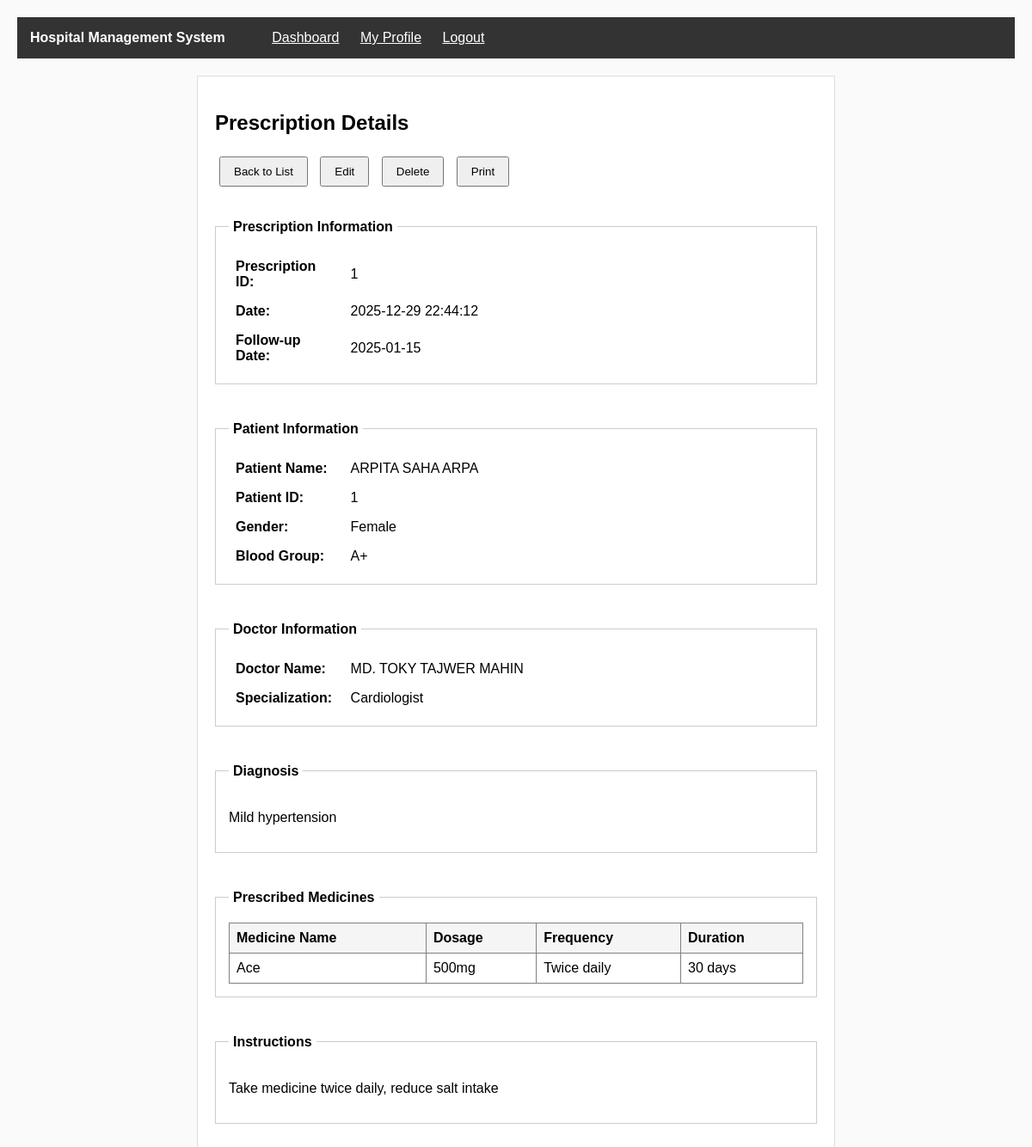
The app's page /view/prescription_view.php?id=1 (signed in) with its own data.
### tables this page shows
CREATE TABLE prescriptions (
  id INT AUTO_INCREMENT PRIMARY KEY,
  patient_id INT NOT NULL,
  doctor_id INT NOT NULL,
  appointment_id INT,
  diagnosis VARCHAR(255) NOT NULL,
  instructions TEXT,
  follow_up_date DATE,
  created_date TIMESTAMP DEFAULT CURRENT_TIMESTAMP,
  FOREIGN KEY (patient_id) REFERENCES patients(id),
  FOREIGN KEY (doctor_id) REFERENCES doctors(id),
  FOREIGN KEY (appointment_id) REFERENCES appointments(id)
);

CREATE TABLE users (
  id INT AUTO_INCREMENT PRIMARY KEY,
  full_name VARCHAR(100) NOT NULL,
  email VARCHAR(100) NOT NULL,
  phone VARCHAR(20) NOT NULL,
  username VARCHAR(50) NOT NULL UNIQUE,
  password VARCHAR(255) NOT NULL,
  role VARCHAR(20) NOT NULL,
  profile_picture VARCHAR(255),
  original_picture_name VARCHAR(255),
  address TEXT,
  registration_date TIMESTAMP DEFAULT CURRENT_TIMESTAMP
);

CREATE TABLE patients (
  id INT AUTO_INCREMENT PRIMARY KEY,
  user_id INT NOT NULL,
  date_of_birth DATE,
  gender VARCHAR(10),
  blood_group VARCHAR(5),
  address TEXT,
  emergency_contact VARCHAR(20),
  medical_history TEXT,
  FOREIGN KEY (user_id) REFERENCES users(id)
);

CREATE TABLE doctors (
  id INT AUTO_INCREMENT PRIMARY KEY,
  user_id INT NOT NULL,
  department_id INT,
  specialization VARCHAR(100) NOT NULL,
  bio TEXT,
  FOREIGN KEY (user_id) REFERENCES users(id),
  FOREIGN KEY (department_id) REFERENCES departments(id)
);

CREATE TABLE prescription_medicines (
  id INT AUTO_INCREMENT PRIMARY KEY,
  prescription_id INT NOT NULL,
  medicine_name VARCHAR(100) NOT NULL,
  dosage VARCHAR(50) NOT NULL,
  frequency VARCHAR(50) NOT NULL,
  duration VARCHAR(50) NOT NULL,
  FOREIGN KEY (prescription_id) REFERENCES prescriptions(id)
);

### model/prescriptionModel.php (called while the page is built, shortened)
<?php
function getPrescriptionById($id)
{
    $con = getConnection();
    $sql = "SELECT * FROM prescriptions WHERE id='{$id}'";
    $result = mysqli_query($con, $sql);
    if (mysqli_num_rows($result) == 1) {
        return mysqli_fetch_assoc($result);
    } else {
        return false;
    }
}
function getPrescriptionMedicines($prescription_id)
{
    $con = getConnection();
    $sql = "SELECT * FROM prescription_medicines WHERE prescription_id='{$prescription_id}'";
    $result = mysqli_query($con, $sql);
    $medicines = array();
    if (mysqli_num_rows($result) > 0) {
        while ($row = mysqli_fetch_assoc($result)) {
            $medicines[] = $row;
        }
    }
    return $medicines;
}
?>

### model/patientModel.php (called while the page is built, shortened)
<?php
function getPatientById($id)
{
    $con = getConnection();
    $sql = "SELECT * FROM patients WHERE id='{$id}'";
    $result = mysqli_query($con, $sql);
    if (mysqli_num_rows($result) == 1) {
        return mysqli_fetch_assoc($result);
    } else {
        return false;
    }
}
?>

### model/userModel.php (called while the page is built, shortened)
<?php
function getUserById($id)
{
    $con = getConnection();
    $sql = "SELECT * FROM users WHERE id='{$id}'";
    $result = mysqli_query($con, $sql);
    if (mysqli_num_rows($result) == 1) {
        return mysqli_fetch_assoc($result);
    } else {
        return false;
    }
}
?>

### model/doctorModel.php (called while the page is built, shortened)
<?php
function getDoctorById($id)
{
    $con = getConnection();
    $sql = "SELECT * FROM doctors WHERE id='{$id}'";
    $result = mysqli_query($con, $sql);
    if (mysqli_num_rows($result) == 1) {
        return mysqli_fetch_assoc($result);
    } else {
        return false;
    }
}
?>

### view/prescription_view.php (the view, shortened to what this page needs)
<?php
require_once('../model/prescriptionModel.php');
require_once('../model/patientModel.php');
require_once('../model/doctorModel.php');
require_once('../model/userModel.php');
$role = $_SESSION['role'];
$prescription_id = isset($_GET['id']) ? $_GET['id'] : 0;
$prescription = getPrescriptionById($prescription_id);
$patient = getPatientById($prescription['patient_id']);
$patient_user = $patient ? getUserById($patient['user_id']) : null;
$doctor = getDoctorById($prescription['doctor_id']);
$doctor_user = $doctor ? getUserById($doctor['user_id']) : null;
$medicines = getPrescriptionMedicines($prescription_id);
$isOwnPrescription = false;
?>
<!DOCTYPE html>
<html lang="en">
<head>
    <link rel="stylesheet" href="../assets/css/style.css">
</head>
<body>
    <div class="navbar">
        <span class="navbar-title">Hospital Management System</span>
        <?php if ($role == 'admin'): ?>
            <a href="dashboard_admin.php" class="navbar-link">Dashboard</a>
        <?php elseif ($role == 'doctor'): ?>
            <a href="dashboard_doctor.php" class="navbar-link">Dashboard</a>
        <?php else: ?>
            <a href="dashboard_patient.php" class="navbar-link">Dashboard</a>
        <?php endif; ?>
        <a href="profile_view.php" class="navbar-link">My Profile</a>
        <a href="../controller/logout.php" class="navbar-link">Logout</a>
    </div>
    <div class="main-container">
        <h2>Prescription Details</h2>
        <div class="no-print">
            <a href="prescription_list.php"><button>Back to List</button></a>
            <?php if ($role == 'admin' || $isOwnPrescription): ?>
                <a href="prescription_edit.php?id=<?php echo $prescription['id']; ?>"><button>Edit</button></a>
                <a href="../controller/delete_prescription.php?id=<?php echo $prescription['id']; ?>"
                    onclick="return confirm('Are you sure?');"><button>Delete</button></a>
            <?php endif; ?>
            <button onclick="window.print();">Print</button>
        </div>
        <br>
        <fieldset>
            <legend>Prescription Information</legend>
            <table cellpadding="8" width="100%">
                <tr>
                    <td width="20%"><b>Prescription ID:</b></td>
                    <td><?php echo $prescription['id']; ?></td>
                </tr>
                <tr>
                    <td><b>Date:</b></td>
                    <td><?php echo $prescription['created_date']; ?></td>
                </tr>
                <tr>
                    <td><b>Follow-up Date:</b></td>
                    <td><?php echo $prescription['follow_up_date'] ? $prescription['follow_up_date'] : 'Not scheduled'; ?>
                    </td>
                </tr>
            </table>
        </fieldset>
        <br>
        <fieldset>
            <legend>Patient Information</legend>
            <table cellpadding="8" width="100%">
                <tr>
                    <td width="20%"><b>Patient Name:</b></td>
                    <td><?php echo $patient_user ? $patient_user['full_name'] : 'N/A'; ?></td>
                </tr>
                <tr>
                    <td><b>Patient ID:</b></td>
                    <td><?php echo $prescription['patient_id']; ?></td>
                </tr>
                <?php if ($patient): ?>
                    <tr>
                        <td><b>Gender:</b></td>
                        <td><?php echo $patient['gender']; ?></td>
                    </tr>
                    <tr>
                        <td><b>Blood Group:</b></td>
                        <td><?php echo $patient['blood_group']; ?></td>
                    </tr>
                <?php endif; ?>
            </table>
        </fieldset>
        <br>
        <fieldset>
            <legend>Doctor Information</legend>
            <table cellpadding="8" width="100%">
                <tr>
                    <td width="20%"><b>Doctor Name:</b></td>
                    <td><?php echo $doctor_user ? $doctor_user['full_name'] : 'N/A'; ?></td>
                </tr>
                <tr>
                    <td><b>Specialization:</b></td>
                    <td><?php echo $doctor ? $doctor['specialization'] : 'N/A'; ?></td>
                </tr>
            </table>
        </fieldset>
        <br>
        <fieldset>
            <legend>Diagnosis</legend>
            <p><?php echo nl2br($prescription['diagnosis']); ?></p>
        </fieldset>
        <br>
        <fieldset>
            <legend>Prescribed Medicines</legend>
            <?php if (count($medicines) > 0): ?>
                <table border="1" cellpadding="8" width="100%">
                    <tr>
                        <th>Medicine Name</th>
                        <th>Dosage</th>
                        <th>Frequency</th>
                        <th>Duration</th>
                    </tr>
                    <?php foreach ($medicines as $medicine): ?>
                        <tr>
                            <td><?php echo $medicine['medicine_name']; ?></td>
                            <td><?php echo $medicine['dosage']; ?></td>
                            <td><?php echo $medicine['frequency']; ?></td>
                            <td><?php echo $medicine['duration']; ?></td>
                        </tr>
                    <?php endforeach; ?>
                </table>
            <?php else: ?>
                <p>No medicines prescribed.</p>
            <?php endif; ?>
        </fieldset>
        <br>
        <fieldset>
            <legend>Instructions</legend>
            <p><?php echo $prescription['instructions'] ? nl2br($prescription['instructions']) : 'No special instructions.'; ?>
            </p>
        </fieldset>
    </div>
</body>
</html>

### assets/css/style.css (style rules this page uses)
body { margin: 0; padding: 20px; background-color: #fafafa; font-family: Arial, sans-serif; }
.main-container { width: 700px; margin: 20px auto; padding: 20px; background-color: white; border: 1px solid #ddd; }
.navbar { background-color: #333; color: white; padding: 15px; margin-bottom: 20px; }
.navbar-title { margin-right: 30px; font-weight: bold; }
.navbar-link { color: white; margin-left: 20px; }
fieldset { padding: 15px; margin: 10px 0; border: 1px solid #ccc; }
legend { font-weight: bold; padding: 5px; }
table { width: 100%; border-collapse: collapse; }
td { padding: 8px; }
th { padding: 8px; text-align: left; background-color: #f5f5f5; }
input[type="submit"], button { padding: 8px 15px; margin: 5px; cursor: pointer; }
a { color: blue; }

### records on screen
prescriptions: id "1", created_date "2025-12-29 22:44:12", follow_up_date "2025-01-15", patient "1", diagnosis "Mild hypertension", instructions "Take medicine twice daily, reduce salt intake"
users: full_name "ARPITA SAHA ARPA"
patients: gender "Female", blood_group "A+"
users: full_name "MD. TOKY TAJWER MAHIN"
doctors: specialization "Cardiologist"
prescription_medicines: medicine_name "Ace", dosage "500mg", frequency "Twice daily", duration "30 days"
